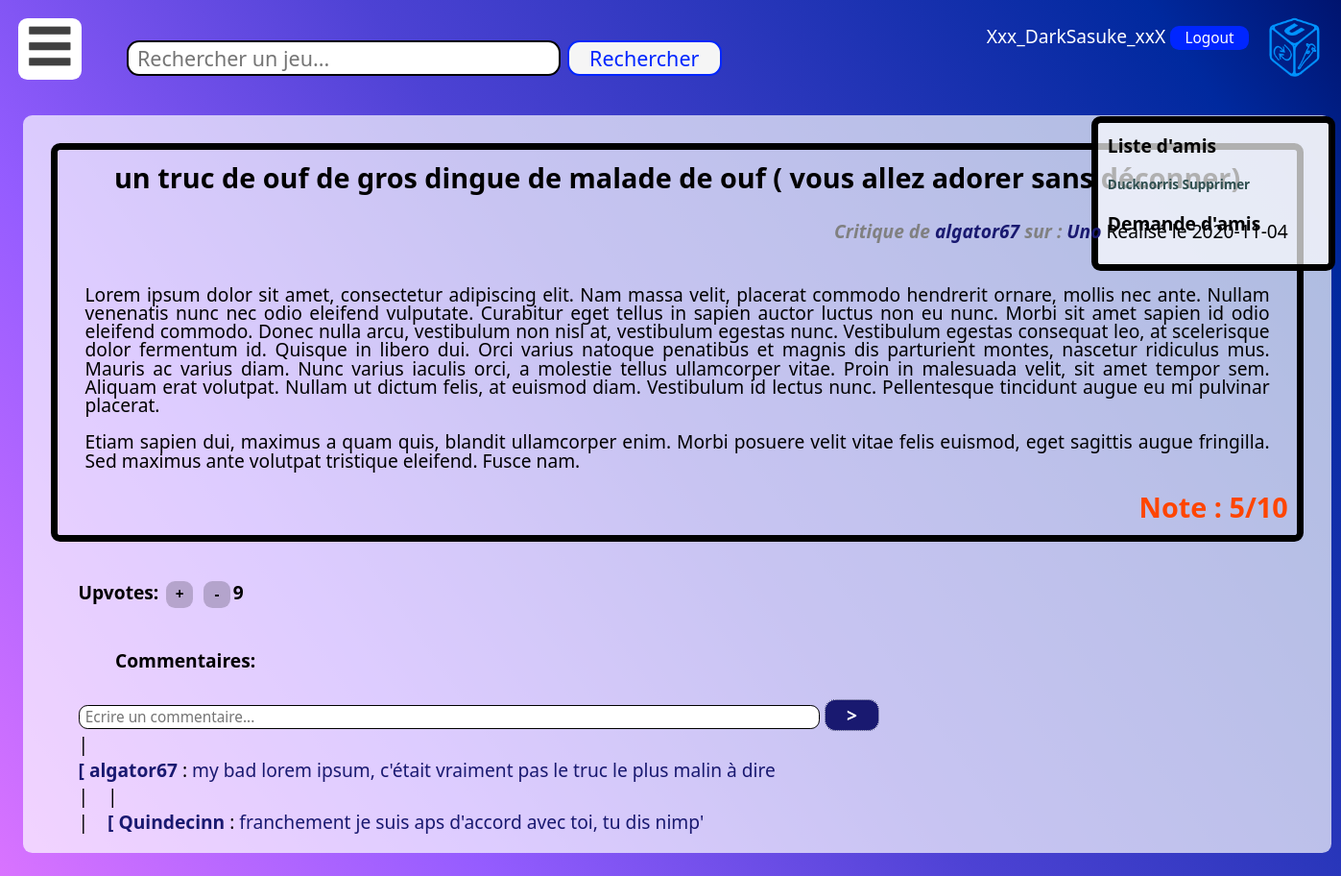
/critique.php?id=8 (signed in), run on an earlier commit of the app's database.
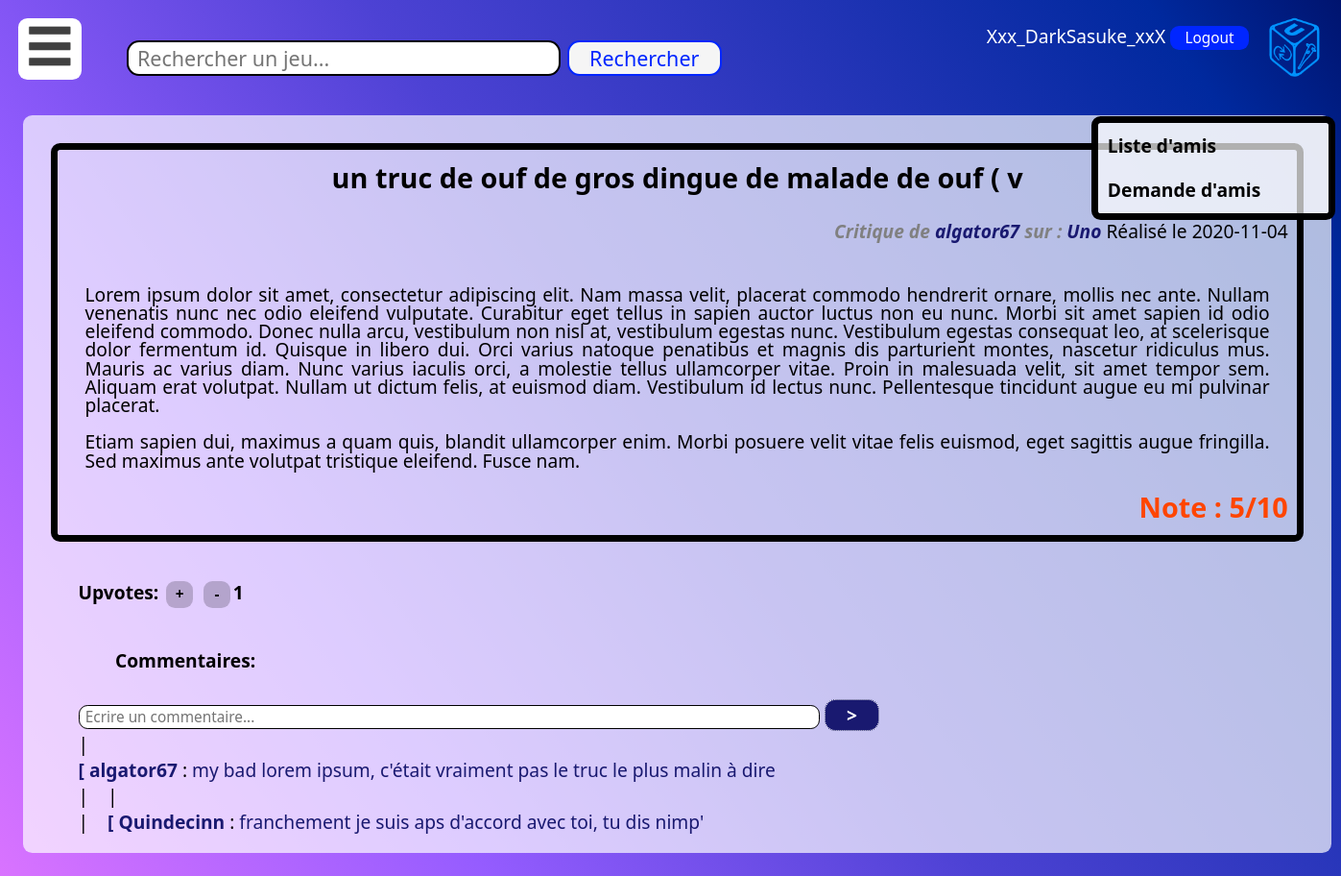
And on a later commit of the database.
### tables this page shows
CREATE TABLE amis (
  id INT PRIMARY KEY NOT NULL AUTO_INCREMENT,
  id1 INT NOT NULL,
  id2 INT NOT NULL,
  attente TINYINT(1),

  FOREIGN KEY (id1) REFERENCES utilisateur(id),
  FOREIGN KEY (id2) REFERENCES utilisateur(id)
);

CREATE TABLE utilisateur (
  id INT PRIMARY KEY NOT NULL AUTO_INCREMENT,
  pseudo VARCHAR(30),
  mdp VARCHAR(100),
  nom VARCHAR(30),
  prenom VARCHAR(30),
  bio VARCHAR(5000),
  date_de_naissance DATE,
  date_de_creation DATE DEFAULT current_timestamp(),
  email VARCHAR(50)
);

CREATE TABLE critiques (
  id INT PRIMARY KEY NOT NULL AUTO_INCREMENT,
  id_utilisateur INT NOT NULL,
  id_jeu INT NOT NULL,
  nom VARCHAR(50),
  note INT,
  content VARCHAR(5000),
  date_crit DATE DEFAULT current_timestamp(),

  FOREIGN KEY (id_utilisateur) REFERENCES utilisateur(id),
  FOREIGN KEY (id_jeu) REFERENCES jeux(id)
);

CREATE TABLE jeux (
  id INT PRIMARY KEY NOT NULL AUTO_INCREMENT,
  nom VARCHAR(30),
  editeur VARCHAR(30),
  prix FLOAT,
  description VARCHAR(5000)
);

CREATE TABLE reponses (
  id INT PRIMARY KEY NOT NULL AUTO_INCREMENT,
  content VARCHAR(100),
  id_auteur INT NOT NULL,
  id_reponse INT,
  id_critiques INT NOT NULL,

  FOREIGN KEY (id_auteur) REFERENCES utilisateur(id),
  FOREIGN KEY (id_reponse) REFERENCES reponses(id),
  FOREIGN KEY (id_critiques) REFERENCES critiques(id)
);

### critique.php (the view, shortened to what the changed rows need)
<!DOCTYPE html>
<html lang="en" dir="ltr" class="cover">
  <head>
  </head>
    <?php
      include 'header.php';
      echo'<div class="corps">';
      include 'print_comment.php';
      if(!(isset($_GET['id']))){
        echo("<br/>La page n'existe pas, désolé");
      }else{
        $id = $_GET['id'];
        $db = new PDO( "mysql:host=localhost;dbname=projetifd;charset=utf8","root","");
        $sql = 'SELECT utilisateur.id AS user_id,pseudo,jeux.id AS game_id,jeux.nom AS game_name,critiques.nom AS crit_name,note,content,date_crit FROM utilisateur INNER JOIN critiques ON utilisateur.id = critiques.id_utilisateur INNER JOIN jeux ON jeux.id = critiques.id_jeu WHERE critiques.id ='.$id;
        $req = $db->prepare($sql);
        $req->execute();
        $critique = $req->fetch();
        echo('
          <div class="rubrique">
              <div class="titre_rubrique">'.$critique['crit_name'].'</div></br>
              <p class="right"><b>Critique de<a href="profile.php?id='.$critique['user_id'].'"> '. $critique['pseudo'].' </a>sur : <a href="game.php?id='.$critique['game_id'].'">'.$critique['game_name'].'</a></b>
              Réalisé le '.$critique['date_crit'].'</p></br>
              <p class="texte_corps">
              '.nl2br($critique['content']).'
              </p>');
        if($critique['note']>=5){
            echo('
                <div class="note good" >Note : '.$critique['note'].'/10</div>
          </div>
            ');
        } else {
            echo('
                <div class="note bad">Note : '.$critique['note'].'/10</div>
          </div>
        ');
        }
        echo '<div class="menu_upvote">';
        $sql = 'SELECT SUM(value) AS value FROM link_utilisateur_score WHERE id_critiques ='.$id;
        $req = $db->prepare($sql);
        $req->execute();
        $upvotes = $req->fetch();
        echo('<b>Upvotes:</b>  ');
        $textPlus = "<button class='up_down'>+</button>";
        $textMinus = "<button class='up_down'>-</button>";
        echo '<a href = "update_votes.php?value=1&id='.$id.'">'.$textPlus.'</a> <a href = "update_votes.php?value=-1&id='.$id.'">'.$textMinus.'</a><b>'.(0+$upvotes['value']).' </b></div>';
        echo '<div class="commentaire"><b class="titre">Commentaires:</b><br/>';
    ?>
                <br/>
                <form method="post" action="add_comment.php?id=<?php echo($_GET['id'])?>">
                  <input type="text" name="input" maxlength="100" size="80" placeholder="Ecrire un commentaire...">
                  <button type="submit">></button>
                </form>
    <?php
        printComs($id,NULL,0,$db);
      }
    ?>
            </div>
    </div>
  </body>
</html>

### usert.php (shortened to what the changed rows need)
<link rel="stylesheet" type="text/css" href="style_site.css">
<div class="liste_amis">
    <?php
      $user_check[] = "";
      $db = new PDO("mysql:host=localhost;dbname=projetifd;charset=utf8","root","");
      $req = $db->prepare("SELECT amis.id1 AS id1,amis.id2 AS id2,amis.attente AS attente,amis.id AS ida,u1.pseudo AS pseudo_1,u2.pseudo AS pseudo_2 FROM amis INNER JOIN utilisateur u1 ON u1.id = amis.id1 INNER JOIN utilisateur u2 ON u2.id = amis.id2 WHERE (u1.pseudo = :pseudo_1 OR u2.pseudo = :pseudo_2) ; ");
      $req->execute([
        "pseudo_1" => $_SESSION['pseudo'],
        "pseudo_2" => $_SESSION['pseudo']
      ]);
      $data = $req->fetchAll();
      if($_SESSION['pseudo']){
        $user_check[] = $_SESSION['pseudo'];
      }
    ?>
    <h2>Liste d'amis</h2>
        <p>
            <?php
              for ($i=0; $i < sizeof($data) ; $i++) {
                if($data[$i]['pseudo_1'] == $_SESSION['pseudo']){
                  echo "</br><a href='chat.php?id=".$data[$i]['id2']."&num=15' >" . $data[$i]['pseudo_2'] . " </a> <a href='friend_action.php?action=delete&id=".$data[$i]['ida']."  '> Supprimer</a>";
                  $user_check[] = $data[$i]['pseudo_2'];
                }else{
                  if($data[$i]['attente'] == false){
                    echo "</br><a href='chat.php?id=".$data[$i]['id1']."&num=15' >".  $data[$i]['pseudo_1'] . "</a> <a href='friend_action.php?action=delete&id=".$data[$i]['ida']." '> Supprimer</a></br>";
                      $user_check[] = $data[$i]['pseudo_1'];
                  }
                }
              }
             ?>
        </p>
    <h2>Demande d'amis</h2>
</div>

### print_comment.php
<link rel="stylesheet" type="text/css" href="style_site.css">
<?php
  function printComs($idCrit,$idPreviousCom,$layer,$db){
    if($idPreviousCom==NULL){
      $sql = 'SELECT reponses.id AS id,content,pseudo,utilisateur.id AS uid FROM reponses INNER JOIN utilisateur ON reponses.id_auteur = utilisateur.id WHERE reponses.id_reponse IS NULL AND reponses.id_critiques ='.$idCrit;
    }else{
      $sql = 'SELECT reponses.id AS id,content,pseudo,utilisateur.id AS uid FROM reponses INNER JOIN utilisateur ON reponses.id_auteur = utilisateur.id WHERE reponses.id_reponse='.$idPreviousCom.' AND reponses.id_critiques ='.$idCrit;
    }
    $req = $db->prepare($sql);
    $req->execute();
    $line= $req->fetch();
    while($line){
      echo(str_repeat("|&nbsp&nbsp&nbsp&nbsp",$layer).'|<br/>');
      echo(str_repeat("|&nbsp&nbsp&nbsp&nbsp",$layer).'<a class="commentaire" href="profile.php?id='.$line['uid'].'"><b>[ '.$line['pseudo'].'</b></a> : <a href="reply_input.php?id='.$line['id'].'">'.$line['content'].'</a><br/>');
      printComs($idCrit,$line['id'],$layer+1,$db);
      $line= $req->fetch();
    }
  }
?>

What changed in the data, as far as the page shows it:
removed amis: id2.pseudo "Ducknorris"
no longer on this page (row unchanged): utilisateur: critiques.nom "un truc de ouf de gros dingue de malade de ouf ( vous allez adorer sans déconner)", pseudo "algator67", jeux.nom "Uno", critiques.date_crit "2020-11-04", critiques.content "Lorem ipsum dolor sit amet, consectetur adipiscing elit. Nam massa velit, placerat commodo hendrerit ornare, mollis nec ante. Nullam venenatis nunc nec odio eleifend vulputate. Curabitur eget tellus in sapien auctor luctus non eu nunc. Morbi sit amet sapien id odio eleifend commodo. Donec nulla arcu, vestibulum non nisl at, vestibulum egestas nunc. Vestibulum egestas consequat leo, at scelerisque dolor fermentum id. Quisque in libero dui. Orci varius natoque penatibus et magnis dis parturient montes, nascetur ridiculus mus. Mauris ac varius diam. Nunc varius iaculis orci, a molestie tellus ullamcorper vitae. Proin in malesuada velit, sit amet tempor sem. Aliquam erat volutpat. Nullam ut…", critiques.note "5"
now on this page (row edited): critiques: nom "un truc de ouf de gros dingue de malade de ouf ( v", id_utilisateur.pseudo "algator67", id_jeu.nom "Uno", date_crit "2020-11-04", content "Lorem ipsum dolor sit amet, consectetur adipiscing elit. Nam massa velit, placerat commodo hendrerit ornare, mollis nec ante. Nullam venenatis nunc nec odio eleifend vulputate. Curabitur eget tellus in sapien auctor luctus non eu nunc. Morbi sit amet sapien id odio eleifend commodo. Donec nulla arcu, vestibulum non nisl at, vestibulum egestas nunc. Vestibulum egestas consequat leo, at scelerisque dolor fermentum id. Quisque in libero dui. Orci varius natoque penatibus et magnis dis parturient montes, nascetur ridiculus mus. Mauris ac varius diam. Nunc varius iaculis orci, a molestie tellus ullamcorper vitae. Proin in malesuada velit, sit amet tempor sem. Aliquam erat volutpat. Nullam ut…", note "5"
Also different on the page:
0+$upvotes['value']: "9" → "1"
